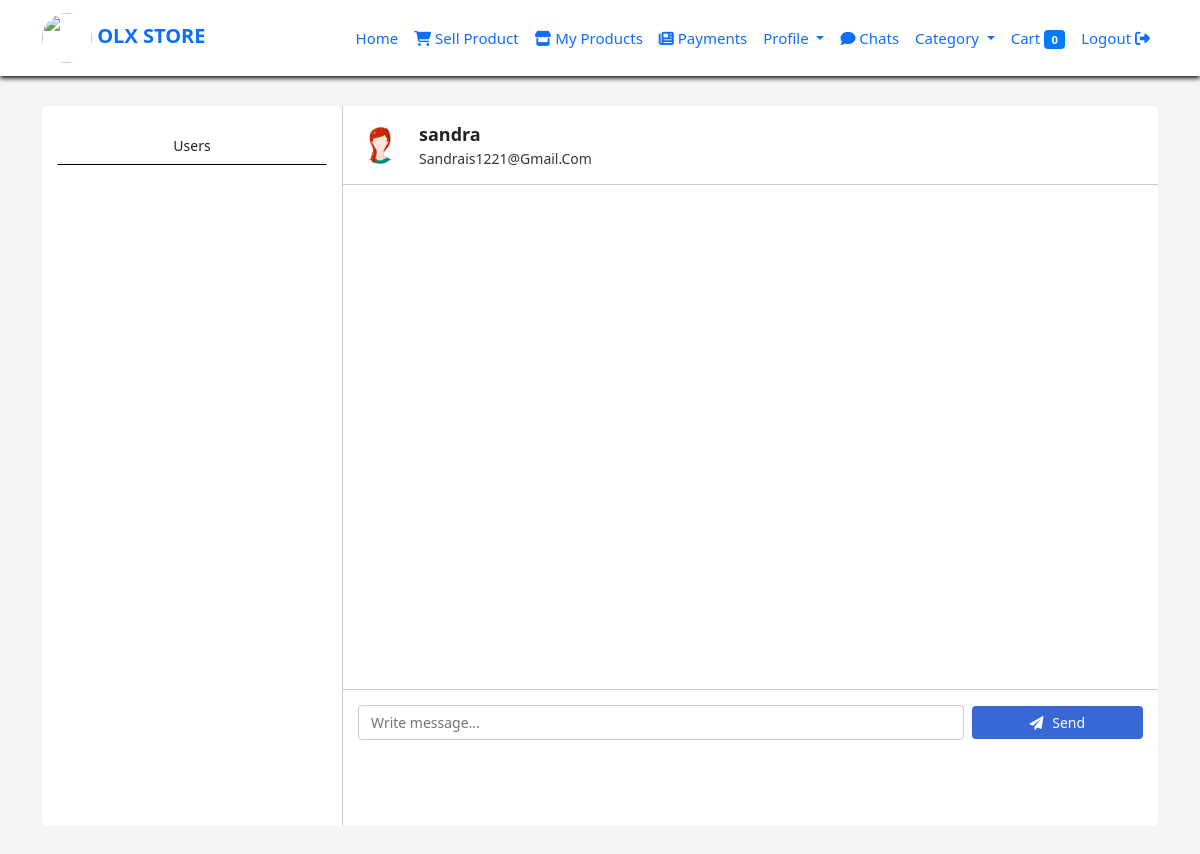
The page /chat_with_user/13/ (signed in) on the database its author committed.
### olx_management_app/models.py (models this page shows, shortened)
class Signup(models.Model):
    user = models.ForeignKey(User, on_delete=models.CASCADE, null=True)
    Address = models.CharField(max_length=255)
    contact = models.CharField(max_length=10)
    dob = models.DateField()
    img = models.ImageField(upload_to='images/')
    STATUS_CHOICES = (
        ('Pending Approval', 'Pending Approval'),
        ('Approved', 'Approved'),
    )
    approval_status = models.CharField(max_length=20, choices=STATUS_CHOICES, default='Pending Approval')

### olx_management_app/views.py (the view)
# urls.py: path('chat_with_user/<int:user_id>/', views.chat_with_user, name='chat_with_user'),
@login_required(login_url='index')
def chat_with_user(request, user_id):
    ca = Category.objects.all()
    current_user = request.user
    users = Signup.objects.exclude(user=current_user)
    current_chat_user = Signup.objects.get(user=user_id)
    user_products = Addproduct.objects.filter(user=current_user, is_approved=True)
    user_chat_messages = ChatMessageData.objects.filter(is_seen=False).exclude(sender=request.user)
    cart_items = Cart.objects.filter(user=request.user).select_related('Product')
    sender = User.objects.get(pk=user_id)
    receiver = User.objects.get(pk=request.user.id)
    sender_to_receiver = Q(sender=sender, receiver=receiver)
    receiver_to_sender = Q(sender=receiver, receiver=sender)
    messages = ChatMessageData.objects.filter(sender_to_receiver | receiver_to_sender).order_by('timestamp')
    un_read_messages = ChatMessageData.objects.filter(is_seen=False)
    un_read_messages.update(is_seen=True)
    categories = Category.objects.all()
    categories_with_subcategories = {}
    for category in categories:
        subcategories = SubCategory.objects.filter(cat_name=category)
        categories_with_subcategories[category] = subcategories
    print("haiiiiii", categories_with_subcategories)
    for i in messages:
        print(i.message)
    example_category_dict = {}
    categories = Category.objects.all()
    for category in categories:
        subcategories = SubCategory.objects.filter(cat_name=category)
        subcategory_list = [sub.sub_cat_name for sub in subcategories]
        example_category_dict[category.cat_name] = subcategory_list
    context = {
        'cartitems': cart_items,
        'user_chat_messages': user_chat_messages,
        'ca': ca,
        'users': users,
        'sender': sender,
        'receiver': receiver,
        'messages': messages,
        "current_chat_user":current_chat_user,
        'categories_with_subcategories': categories_with_subcategories,
        "example_category_dict":example_category_dict
    }
    return render(request, 'show_requestedProduct.html', context)

### olx_management_app/models.py (called while the page is built)
    def __str__(self):
        return f"{self.cat_name}"

    def __str__(self):
        return f"{self.sub_cat_name}"

### templates/show_requestedProduct.html (shortened to what this page needs)
<!DOCTYPE html>
<html lang="en">
{% load static %}
<head>
    <link rel="stylesheet" href="https://cdn.jsdelivr.net/npm/bootstrap@4.6.2/dist/css/bootstrap.min.css">
    <link rel="stylesheet" href="https://cdnjs.cloudflare.com/ajax/libs/font-awesome/6.4.2/css/all.min.css"
/>
</head>
<body>
<nav class="navbar navbar-expand-lg">
    <div class="container">
        <a class="navbar-brand" href="#"><img src="{% static 'images/giphy.gif' %}" height="50px" width="50px"
                                              class="rounded-circle"> OLX STORE</a>
        <div class="collapse navbar-collapse" id="navbarNav">
            <ul class="navbar-nav ml-auto">
                <li class="nav-item active">
                    <a class="nav-link" href="{% url 'userhome' %}">Home</a>
                </li>
                <li class="nav-item active">
                    <a class="nav-link" href="{% url 'UserAddproducts' %}"> <i class="fa-solid fa-cart-shopping"></i>
                        Sell Product </a>
                </li>
                <li class="nav-item active">
                    <a class="nav-link" href="{% url 'show_user_products' %}"> <i class="fa-solid fa-store"></i>
                        My Products </a>
                </li>
                <li class="nav-item active">
                    <a class="nav-link" href="{% url 'show_user_payment_history' %}"> <i
                            class="fa-solid fa-newspaper"></i>
                        Payments </a>
                </li>
                <li class="nav-item dropdown">
                    <a class="nav-link dropdown-toggle" href="#" id="facilitiesDropdown" role="button"
                       data-toggle="dropdown" aria-haspopup="true" aria-expanded="false">
                        Profile
                    </a>
                </li>
                <li class="nav-item active">
                    <a class="nav-link" href="{% url 'show_requestedProduct' %}">
                        <i class="fas fa-comment"></i>
                        Chats
                    </a>
                </li>
              <li class="nav-item dropdown">
                    <a class="nav-link dropdown-toggle" href="#" data-toggle="dropdown"> Category </a>
                </li>
                <li class="nav-item">
                    <a class="nav-link" href="{% url 'cart' %}">
                        Cart <span class="badge badge-pill badge-primary">{{ cartitems|length }}</span>
                    </a>
                </li>
                <li class="nav-item active">
                    <a class="nav-link" href="{% url 'logout1' %}">Logout <i class="fa-solid fa-right-from-bracket"></i></a>
                </li>
            </ul>
        </div>
    </div>
</nav>
<link rel="stylesheet" href="https://cdnjs.cloudflare.com/ajax/libs/font-awesome/4.7.0/css/font-awesome.css">
<link href="https://cdn.jsdelivr.net/npm/bootstrap@5.1.3/dist/css/bootstrap.min.css" rel="stylesheet"
>
<section class="message-area">
    <div class="container">
        <div class="row">
            <div class="col-12">
                <div class="chat-area">
                    <div class="chatlist">
                        <div class="modal-dialog-scrollable">
                            <div class="modal-content">
                                <div class="chat-header">
                                    <ul class="nav nav-tabs" id="myTab" role="tablist">
                                        <li class="nav-item" role="presentation">
                                            <button class="nav-link active" id="Open-tab" data-bs-toggle="tab"
                                                    data-bs-target="#Open" type="button" role="tab" aria-controls="Open"
                                                    aria-selected="true">Users
                                            </button>
                                        </li>
                                    </ul>
                                </div>
                                <div class="modal-body">
                                </div>
                            </div>
                        </div>
                    </div>
                    {% if current_chat_user != None %}
                    <div class="chatbox">
                        <div class="modal-dialog-scrollable">
                            <div class="modal-content">
                                <div class="msg-head">
                                    <div class="row">
                                        <div class="col-8">
                                            <div class="d-flex align-items-center">
                                                <div class="flex-shrink-0">
                                                    <img class="img-fluid rounded-circle"
                                                         style="width: 45px; height: 45px"
                                                         src="{{current_chat_user.img.url}}"
                                                         alt="user img">
                                                </div>
                                                <div class="flex-grow-1 ms-3">
                                                    <h3>{{current_chat_user.user.username}}</h3>
                                                    <p>{{current_chat_user.user.email}}</p>
                                                </div>
                                            </div>
                                        </div>
                                    </div>
                                </div>
                                <div class="modal-body">
                                        {% load tz %}
                                </div>
                                <div class="send-box">
                                    <form method="post" action="{% url 'send_message' %}">
                                        <input type="text" name="message" class="form-control" aria-label="message…"
                                               placeholder="Write message…">
                                        <button type="submit"><i class="fa fa-paper-plane" aria-hidden="true"></i> Send
                                        </button>
                                    </form>
                                </div>
                            </div>
                        </div>
                    </div>
                    {% endif %}
                </div>
            </div>
        </div>
    </div>
</section>
</body>
</html>

### templates/show_requestedProduct.html (style rules this page uses)
html, body, div, span, applet, object, iframe, h1, h2, h3, h4, h5, h6, p, blockquote, pre, a, abbr, acronym, address, big, cite, code, del, dfn, em, img, ins, kbd, q, s, samp, small, strike, strong, sub, sup, tt, var, b, u, i, center, dl, dt, dd, ol, ul, li, fieldset, form, label, legend, table, caption, tbody, tfoot, thead, tr, th, td, article, aside, canvas, details, embed, figure, figcaption, footer, header, hgroup, menu, nav, output, ruby, section, summary, time, mark, audio, video { margin: 0; padding: 0; border: 0; font-size: 100%; font: inherit; vertical-align: baseline; }
article, aside, details, figcaption, figure, footer, header, hgroup, menu, nav, section { display: block; }
body { line-height: 1.5; }
ol, ul { list-style: none; }
body { margin: 0; font-family: 'Open Sans', sans-serif; line-height: 1.5; -webkit-font-smoothing: antialiased; -moz-osx-font-smoothing: grayscale; }
html { min-height: 100%; -webkit-font-smoothing: antialiased; -moz-osx-font-smoothing: grayscale; }
h3 { font-size: 26px; }
p { font-size: 15px; }
a { text-decoration: none; font-size: 15px; }
* { margin-bottom: 0; }
.message-area { height: 100vh; overflow: hidden; padding: 30px 0; background: #f5f5f5; }
.chat-area { position: relative; width: 100%; background-color: #fff; border-radius: 0.3rem; height: 90vh; overflow: hidden; min-height: calc(100% - 1rem); }
.chatlist { outline: 0; height: 100%; overflow: hidden; width: 300px; float: left; padding: 15px; }
.chat-area .modal-content { border: none; border-radius: 0; outline: 0; height: 100%; }
.chat-area .modal-dialog-scrollable { height: 100% !important; }
.chatbox { width: auto; overflow: hidden; height: 100%; border-left: 1px solid #ccc; }
.chat-area .form-control { display: block; width: 80%; padding: 0.375rem 0.75rem; font-size: 14px; font-weight: 400; line-height: 1.5; color: #222; background-color: #fff; background-clip: padding-box; border: 1px solid #ccc; -webkit-appearance: none; -moz-appearance: none; appearance: none; border-radius: 0.25rem; transition: border-color .15s ease-in-out, box-shadow .15s ease-in-out; }
.chat-area .nav-tabs { border-bottom: 1px solid #dee2e6; align-items: center; justify-content: space-between; flex-wrap: inherit; }
.chat-area .nav-tabs .nav-item { width: 100%; }
.chat-area .nav-tabs .nav-link { width: 100%; color: #180660; font-size: 14px; font-weight: 500; line-height: 1.5; text-transform: capitalize; margin-top: 5px; margin-bottom: -1px; background: 0 0; border: 1px solid transparent; border-top-left-radius: 0.25rem; border-top-right-radius: 0.25rem; }
.chat-area .nav-tabs .nav-item.show .nav-link, .chat-area .nav-tabs .nav-link.active { color: #222; background-color: #fff; border-color: transparent transparent #000; }
.msg-head h3 { color: #222; font-size: 18px; font-weight: 600; line-height: 1.5; margin-bottom: 0; }
.msg-head p { color: #343434; font-size: 14px; font-weight: 400; line-height: 1.5; text-transform: capitalize; margin-bottom: 0; }
.msg-head { padding: 15px; border-bottom: 1px solid #ccc; }
.send-box { padding: 15px; border-top: 1px solid #ccc; }
.send-box form { display: flex; align-items: center; justify-content: space-between; margin-bottom: 15px; }
.send-box .form-control { display: block; width: 85%; padding: 0.375rem 0.75rem; font-size: 14px; font-weight: 400; line-height: 1.5; color: #222; background-color: #fff; background-clip: padding-box; border: 1px solid #ccc; -webkit-appearance: none; -moz-appearance: none; appearance: none; border-radius: 0.25rem; transition: border-color .15s ease-in-out, box-shadow .15s ease-in-out; }
.send-box button { border: none; background: #3867d6; padding: 0.375rem 5px; color: #fff; border-radius: 0.25rem; font-size: 14px; font-weight: 400; width: 24%; margin-left: 1%; }
.send-box button i { margin-right: 5px; }
body { margin: 0; padding: 0; background-size: cover; background-position: center center; min-height: 100vh; font-family: Helvetica, Verdana, Roboto; }
.navbar { background: rgb(255, 255, 255); box-shadow: 0 2px 5px rgb(0, 0, 0); padding: 1rem; position: absolute; top: 0; width: 100%; z-index: 1; transition: background-color 0.3s ease-in-out; }
.navbar-brand { font-size: 1.5rem; font-weight: bold; }
.navbar-nav .nav-link { font-weight: 500; transition: color 0.3s ease-in-out; }
.modal-content { background-color: rgba(0, 0, 0, 0.7); color: white; }
@media (min-width: 992px) { .navbar { position: fixed; } }

### rows shown on the page
Signup: img (picture), user.username "sandra", user.email "Sandrais1221@gmail.com"

### other values the page prints
{{ cartitems|length }} "0"
